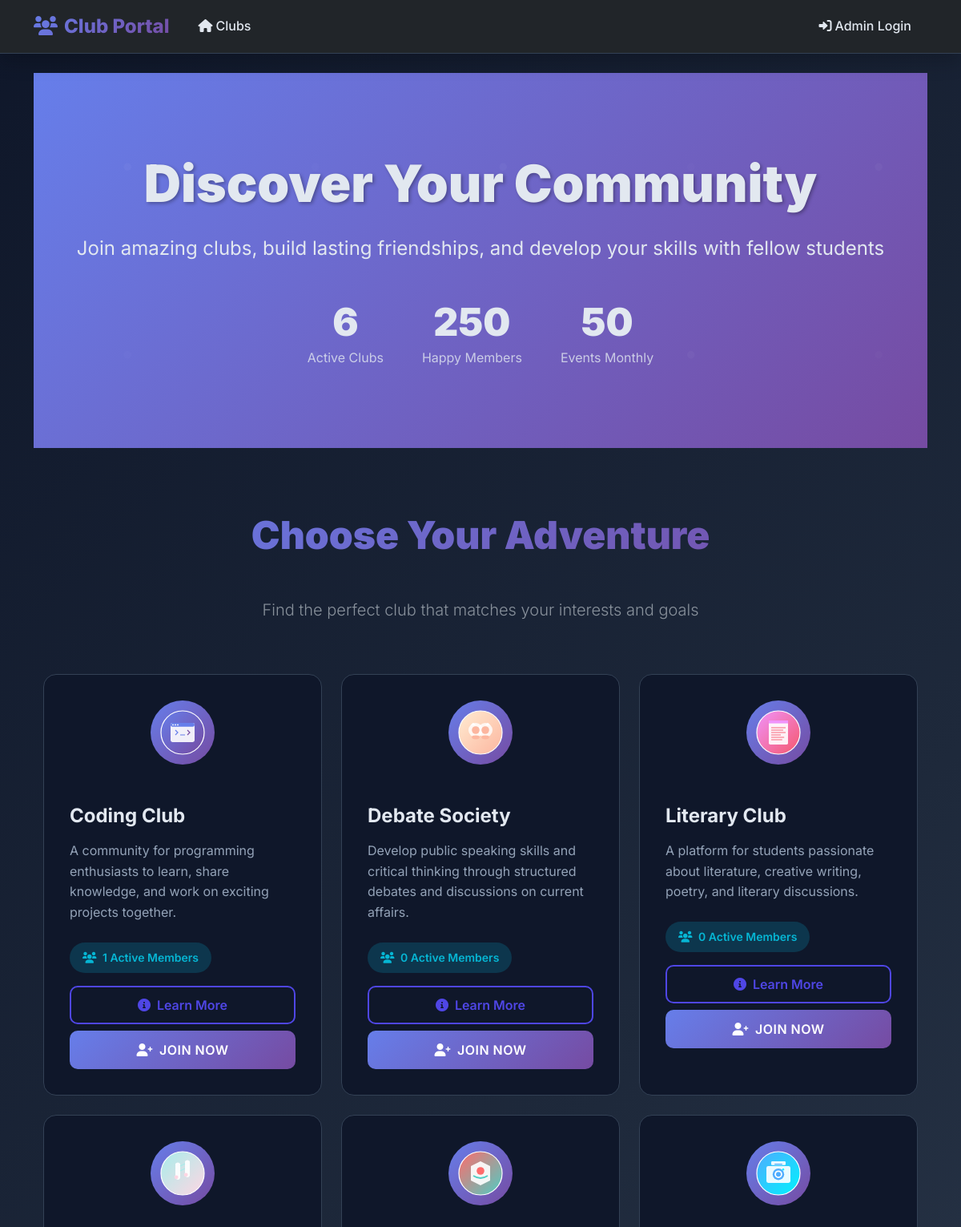
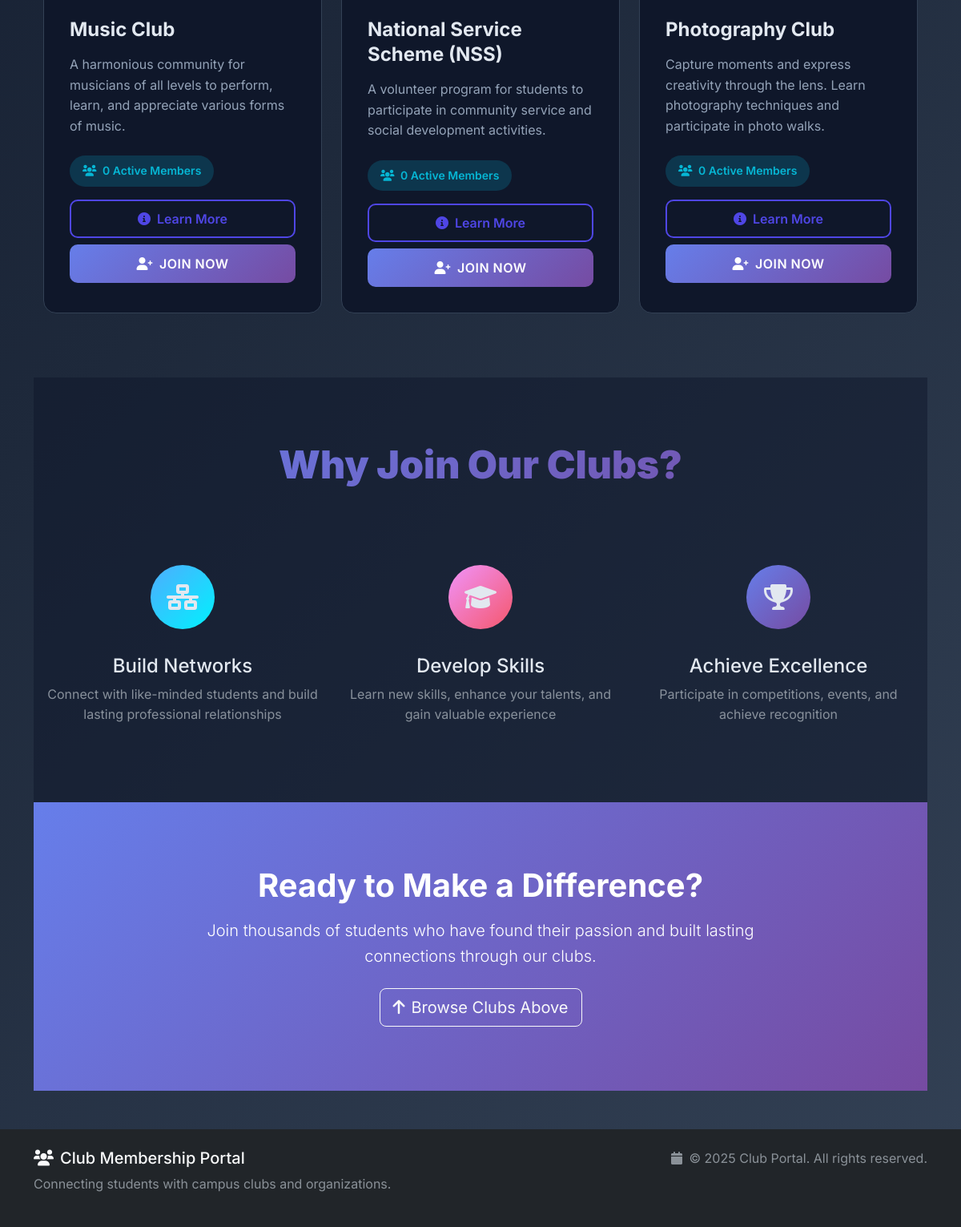
The page / on the database its author committed (2 pictures, top to bottom).
### models.py (models this page shows, shortened)
class Club(db.Model):
    __tablename__ = 'clubs'
    id = db.Column(db.Integer, primary_key=True)
    name = db.Column(db.String(100), nullable=False, unique=True)
    description = db.Column(db.Text, nullable=False)
    detailed_description = db.Column(db.Text, nullable=True)
    activities = db.Column(db.Text, nullable=True)
    meeting_schedule = db.Column(db.String(200), nullable=True)
    contact_email = db.Column(db.String(120), nullable=True)
    requirements = db.Column(db.Text, nullable=True)
    benefits = db.Column(db.Text, nullable=True)
    image_url = db.Column(db.String(200), nullable=True)
    created_at = db.Column(db.DateTime, default=datetime.utcnow)
    members = db.relationship('Member', backref='club', lazy=True, cascade='all, delete-orphan')
    def get_member_count(self):
        return Member.query.filter_by(club_id=self.id).count()
    def get_approved_member_count(self):
        return Member.query.filter_by(club_id=self.id, status='Approved').count()
    def get_pending_member_count(self):
        return Member.query.filter_by(club_id=self.id, status='Pending').count()

### routes.py (the view)
@app.route('/')
def club_list():
    clubs = Club.query.order_by(Club.name).all()
    return render_template('club_list.html', clubs=clubs)

### templates/club_list.html (shortened to what this page needs)
{% extends "base.html" %}
{% block content %}
<div class="hero-section">
    <div class="container">
        <div class="hero-content">
            <h1 class="hero-title">Discover Your Community</h1>
            <p class="hero-subtitle">Join amazing clubs, build lasting friendships, and develop your skills with fellow students</p>
            <div class="hero-stats">
                <div class="stat-item">
                    <span class="stat-number counter" data-count="{{ clubs|length }}">{{ clubs|length }}</span>
                    <div class="stat-label">Active Clubs</div>
                </div>
                <div class="stat-item">
                    {% set total_members = 0 %}
                    {% for club in clubs %}
                        {% set total_members = total_members + club.get_member_count() %}
                    {% endfor %}
                    <span class="stat-number counter" data-count="{{ total_members or 250 }}">{{ total_members or 250 }}</span>
                    <div class="stat-label">Happy Members</div>
                </div>
                <div class="stat-item">
                    <span class="stat-number counter" data-count="50">50</span>
                    <div class="stat-label">Events Monthly</div>
                </div>
            </div>
        </div>
    </div>
</div>
<div class="section">
    <div class="container">
        <div class="row">
            <div class="col-12 text-center mb-5">
                <h2 class="section-title">Choose Your Adventure</h2>
                <p class="lead text-center text-muted">Find the perfect club that matches your interests and goals</p>
            </div>
        </div>
        <div class="row g-4" id="clubs">
            {% for club in clubs %}
            <div class="col-lg-4 col-md-6">
                <div class="club-card fade-in" onclick="window.location.href='{{ url_for('club_details', club_id=club.id) }}'">
                    <div class="club-icon animate-float">
                        {% if club.image_url %}
                            <img src="{{ club.image_url }}" alt="{{ club.name }}" style="width: 60px; height: 60px;">
                        {% endif %}
                    </div>
                    <div class="card-body">
                        <h5 class="card-title">{{ club.name }}</h5>
                        <p class="card-text">{{ club.description }}</p>
                        <div class="member-count">
                            <i class="fas fa-users me-1"></i>
                            {{ club.get_approved_member_count() }} Active Members
                        </div>
                        <div class="d-grid gap-2">
                            <a href="{{ url_for('club_details', club_id=club.id) }}" class="btn btn-outline-primary">
                                <i class="fas fa-info-circle me-2"></i>Learn More
                            </a>
                            <a href="{{ url_for('join_club', club_id=club.id) }}" class="btn btn-primary">
                                <i class="fas fa-user-plus me-2"></i>Join Now
                            </a>
                        </div>
                    </div>
                </div>
            </div>
            {% endfor %}
        </div>
    </div>
</div>
<div class="section" style="background: rgba(15, 23, 42, 0.5);">
    <div class="container">
        <div class="row">
            <div class="col-12 text-center mb-5">
                <h2 class="section-title">Why Join Our Clubs?</h2>
            </div>
        </div>
        <div class="row g-4">
            <div class="col-lg-4 col-md-6">
                <div class="text-center fade-in">
                    <div class="club-icon" style="background: var(--gradient-accent); margin: 0 auto 2rem;">
                        <i class="fas fa-network-wired"></i>
                    </div>
                    <h4>Build Networks</h4>
                    <p class="text-muted">Connect with like-minded students and build lasting professional relationships</p>
                </div>
            </div>
            <div class="col-lg-4 col-md-6">
                <div class="text-center fade-in">
                    <div class="club-icon" style="background: var(--gradient-secondary); margin: 0 auto 2rem;">
                        <i class="fas fa-graduation-cap"></i>
                    </div>
                    <h4>Develop Skills</h4>
                    <p class="text-muted">Learn new skills, enhance your talents, and gain valuable experience</p>
                </div>
            </div>
            <div class="col-lg-4 col-md-6">
                <div class="text-center fade-in">
                    <div class="club-icon" style="background: var(--gradient-primary); margin: 0 auto 2rem;">
                        <i class="fas fa-trophy"></i>
                    </div>
                    <h4>Achieve Excellence</h4>
                    <p class="text-muted">Participate in competitions, events, and achieve recognition</p>
                </div>
            </div>
        </div>
    </div>
</div>
<div class="section" style="background: var(--gradient-primary); color: white;">
    <div class="container">
        <div class="row">
            <div class="col-lg-8 mx-auto text-center">
                <h3 class="display-6 fw-bold mb-3">Ready to Make a Difference?</h3>
                <p class="lead mb-4">Join thousands of students who have found their passion and built lasting connections through our clubs.</p>
                <a href="#clubs" class="btn btn-outline-light btn-lg">
                    <i class="fas fa-arrow-up me-2"></i>Browse Clubs Above
                </a>
            </div>
        </div>
    </div>
</div>
{% endblock %}

### templates/base.html (shortened to what this page needs)
<!DOCTYPE html>
<html lang="en" data-bs-theme="dark">
<head>
    <link href="https://cdn.jsdelivr.net/npm/bootstrap@5.3.0/dist/css/bootstrap.min.css" rel="stylesheet">
    <link rel="stylesheet" href="https://cdnjs.cloudflare.com/ajax/libs/font-awesome/6.0.0/css/all.min.css">
    <link rel="stylesheet" href="{{ url_for('static', filename='css/style.css') }}">
</head>
<body>
    <nav class="navbar navbar-expand-lg navbar-dark bg-dark">
        <div class="container">
            <a class="navbar-brand" href="{{ url_for('club_list') }}">
                <i class="fas fa-users me-2"></i>Club Portal
            </a>
            <div class="collapse navbar-collapse" id="navbarNav">
                <ul class="navbar-nav me-auto">
                    <li class="nav-item">
                        <a class="nav-link" href="{{ url_for('club_list') }}">
                            <i class="fas fa-home me-1"></i>Clubs
                        </a>
                    </li>
                </ul>
                <ul class="navbar-nav">
                    {% if session.get('admin_logged_in') %}
                        <li class="nav-item dropdown">
                            <a class="nav-link dropdown-toggle" href="#" id="adminDropdown" role="button" data-bs-toggle="dropdown" aria-expanded="false">
                                <i class="fas fa-cog me-1"></i>Admin Panel
                            </a>
                            <ul class="dropdown-menu" aria-labelledby="adminDropdown">
                                <li><a class="dropdown-item" href="{{ url_for('admin_members') }}">
                                    <i class="fas fa-users me-2"></i>Manage Members
                                </a></li>
                                <li><a class="dropdown-item" href="{{ url_for('admin_send_email') }}">
                                    <i class="fas fa-envelope me-2"></i>Send Email
                                </a></li>
                                <li><hr class="dropdown-divider"></li>
                                <li><a class="dropdown-item" href="{{ url_for('admin_logout') }}">
                                    <i class="fas fa-sign-out-alt me-2"></i>Logout
                                </a></li>
                            </ul>
                        </li>
                    {% else %}
                        <li class="nav-item">
                            <a class="nav-link" href="{{ url_for('admin_login') }}">
                                <i class="fas fa-sign-in-alt me-1"></i>Admin Login
                            </a>
                        </li>
                    {% endif %}
                </ul>
            </div>
        </div>
    </nav>
    <main class="container my-4">
        {% block content %}{% endblock %}
    </main>
    <footer class="bg-dark text-light py-4 mt-5">
        <div class="container">
            <div class="row">
                <div class="col-md-6">
                    <h5><i class="fas fa-users me-2"></i>Club Membership Portal</h5>
                    <p class="text-muted">Connecting students with campus clubs and organizations.</p>
                </div>
                <div class="col-md-6 text-md-end">
                    <p class="text-muted">
                        <i class="fas fa-calendar me-1"></i>
                        &copy; 2025 Club Portal. All rights reserved.
                    </p>
                </div>
            </div>
        </div>
    </footer>
</body>
</html>

### rows shown on the page
Club: image_url (picture), name "Coding Club", description "A community for programming enthusiasts to learn, share knowledge, and work on exciting projects together.", get_approved_member_count "1"
Club: image_url (picture), name "Debate Society", description "Develop public speaking skills and critical thinking through structured debates and discussions on current affairs.", get_approved_member_count "0"
Club: image_url (picture), name "Literary Club", description "A platform for students passionate about literature, creative writing, poetry, and literary discussions.", get_approved_member_count "0"
Club: image_url (picture), name "Music Club", description "A harmonious community for musicians of all levels to perform, learn, and appreciate various forms of music.", get_approved_member_count "0"
Club: image_url (picture), name "National Service Scheme (NSS)", description "A volunteer program for students to participate in community service and social development activities.", get_approved_member_count "0"
Club: image_url (picture), name "Photography Club", description "Capture moments and express creativity through the lens. Learn photography techniques and participate in photo walks.", get_approved_member_count "0"

### other values the page prints
{{ clubs|length }} "6"
{{ total_members or 250 }} "250"
